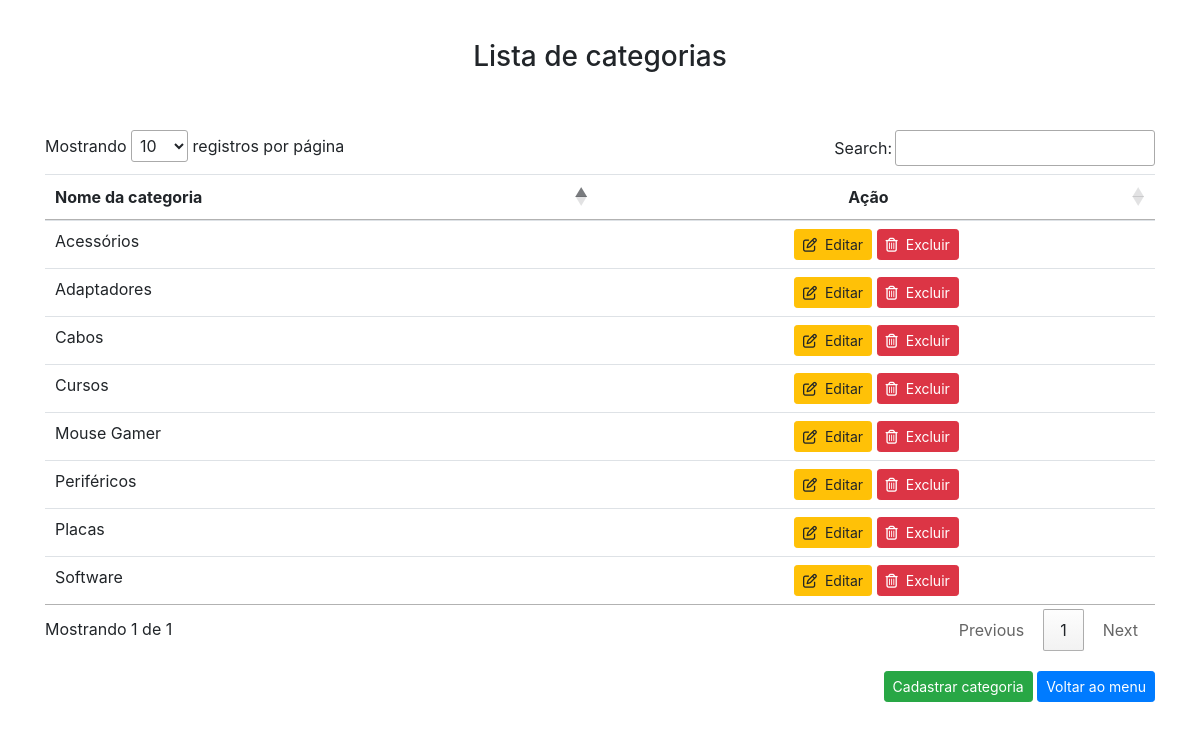
/Script/listar_categorias.php, run on the app's committed database.
### tables this page shows
CREATE TABLE `categoria` (
  `id_categoria` int(11) NOT NULL,
  `categoria` varchar(200) NOT NULL
);

### Script/listar_categorias.php (the view, shortened to what this page needs)
<!DOCTYPE html>
<html lang="en">
<head>
    <link rel="stylesheet" href="https://stackpath.bootstrapcdn.com/bootstrap/4.4.1/css/bootstrap.min.css"
>
    <link rel="stylesheet" type="text/css" href="https://cdn.datatables.net/1.10.21/css/jquery.dataTables.css">
</head>
<body>
    <div class="container" style="margin-top: 40px">
        <center>
            <h3>Lista de categorias</h3>
        </center>
        <br>
        <br>
        <center>
            <table id="table_id" class="table">
                <thead>
                    <tr>
                        <th scope=" col">Nome da categoria</th>
                <th scope="col">
                    <center>Ação</center>
                </th>
                </tr>
                </thead>
                <?php
            include 'conexao.php';
            $sql = "SELECT * FROM `categoria`";
            $busca = mysqli_query($conexao,$sql);
            while ($array = mysqli_fetch_array($busca)) {
                $id_categoria = $array['id_categoria'];
                $categoria = $array['categoria'];
            ?>
                <tr>
                    <td> <?php echo $categoria ?> </td>
                    <td>
                        <center>
                            <a href="editar_categoria.php?id=<?php echo $id_categoria ?>" role="button"
                                class="btn btn-warning btn-sm"><i class="far fa-edit"></i>&nbsp; Editar</a>
                            <a href="deletar_categoria.php?id=<?php echo $id_categoria ?>" role="button"
                                class="btn btn-danger btn-sm"><i class="far fa-trash-alt"></i>&nbsp; Excluir</a>
                        </center>
                    </td>
                    <?php } ?>
                </tr>
            </table>
        </center>
        <div style="text-align: right; margin-top:20px;">
            <a href="adicionar_categoria.php" role="button" class="btn btn-success btn-sm">Cadastrar categoria</a>
            <a href="menu.php" role="button" class="btn btn-primary btn-sm">Voltar ao menu</a>
        </div>
    </div>
</body>
</html>

### data on the page
categoria: categoria "Acessórios"
categoria: categoria "Periféricos"
categoria: categoria "Software"
categoria: categoria "Mouse Gamer"
categoria: categoria "Adaptadores"
categoria: categoria "Cabos"
categoria: categoria "Placas"
categoria: categoria "Cursos"
